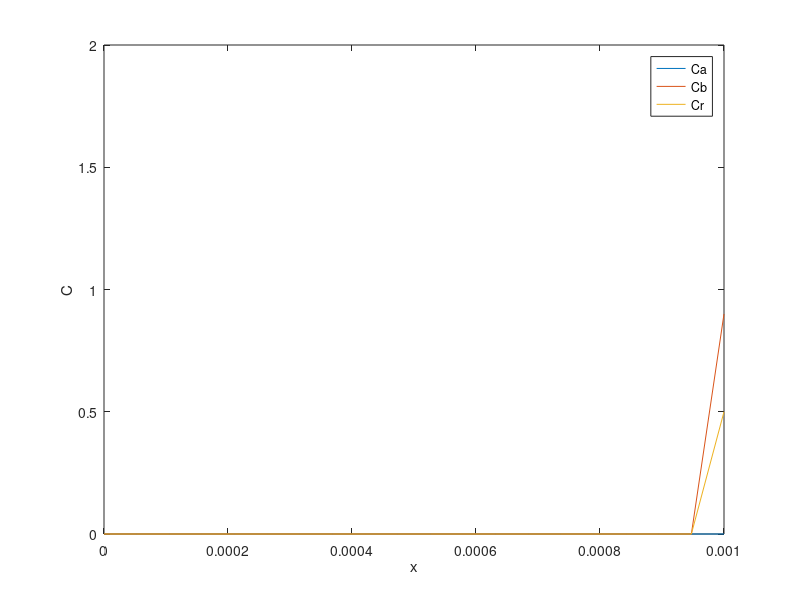

The MATLAB script that drew this image:
clc
clf
clear all
close all

n = 20;
L = 0.001;
dx = L/(n-1);
x = 0:dx:L;

Da = 1e-6;
Db = 1e-6;
Dr = 1e-6;
k1 = 1;
k2 = 1;

Cao = 1.0;
Cbo = 0.9;
Cro = 0.5;

for i = 1:n
Ca(i) = 0;
Cb(i) = 0;
Cr(i) = 0;
Caa(i) = 0;
Cbb(i) = 0;
Crr(i) = 0;
end

Camin = 0;
Camax = 2;
Lmax = L;

Ca(1) = Cao;
Ca(2) = Ca(1);
Cb(n) = Cbo;
Cb(n-1) = Cb(n);
Cr(n) = Cro;
Cr(n-1) = Cr(n);

k = 1;
erro = 1;

while k<10
  for i=n:-1:3
    Ca(i-2) = (dx^2/Da)*(k1*Ca(i)*Cbb(i)+k2*Ca(i)*Crr(i))+2*Ca(i-1)-Ca(i);
  end
  Caa = Ca;
  for i=2:n-2
    Cb(i+1) = (dx^2/Db)*(k1*Caa(i)*Cb(i))+2*Cb(i)-Cb(i-1);
  end
  Cbb = Cb;
  for i=2:n-2
    Cr(i+1) = (dx^2/Dr)*(k2*Caa(i)*Cr(i)-k1*Caa(i)*Cbb(i))+2*Cr(i)-Cr(i-1);
  end
  Crr = Cr;
  k = k+1;
end  


figure(1)
title('C = C(x)','FontSize',14)
plot(x,Caa,x,Cbb,x,Crr)
xlabel('x')
ylabel('C')
legend('Ca','Cb','Cr')
xlim([0 Lmax])
ylim([Camin,Camax])



